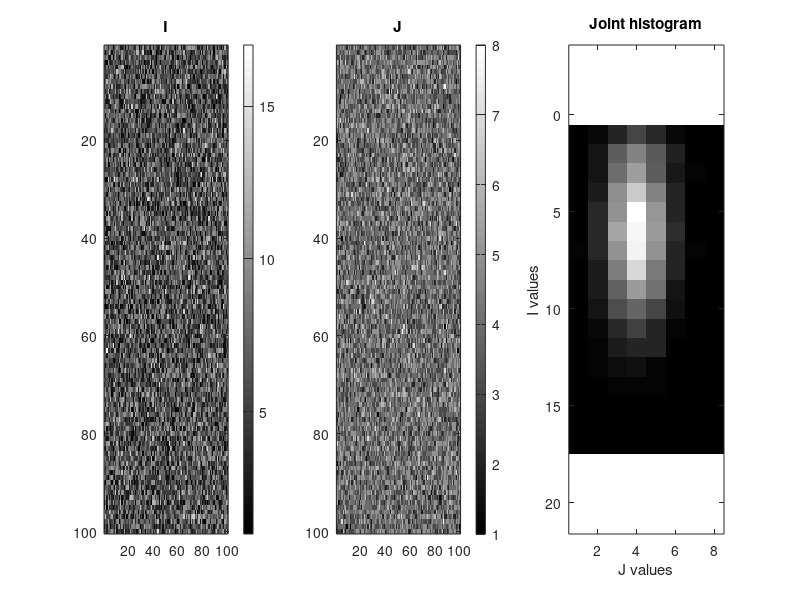

This chart was generated by the following MATLAB code:
% make random images (ensuring that the values are integer and 1 or above
% for matlab indexing)
clear; home; close all;
N = 100;
I = round(abs(3*randn(N,N)+5)) + 1;
J = round(abs(1*randn(N,N)+3)) + 1;

figure;
subplot(131)
imagesc(I)
title('I')
colormap('gray')
colorbar

subplot(132)
imagesc(J)
title('J')
colormap('gray')
colorbar



% reorder data
val = [I(:),J(:)];

% make histogram
H = zeros(max(I(:)), max(J(:)));
for i = 1:size(val,1);
    H(val(i,1), val(i,2)) = H(val(i,1), val(i,2)) + 1;
end
subplot(133)
imagesc(H); colormap(gray); axis equal tight;
xlabel('J values'); ylabel('I values'); title('Joint histogram');

% alternative histogram calculation
I==1
J==7
(I==1) & (J==7)
sum(sum((I==1) & (J==7)))

% Calculate joint entropy
H = H/sum(H(:));
ind = H>0;
-sum(H(ind).*log(H(ind)))
-sum(H(ind).*log2(H(ind)))
